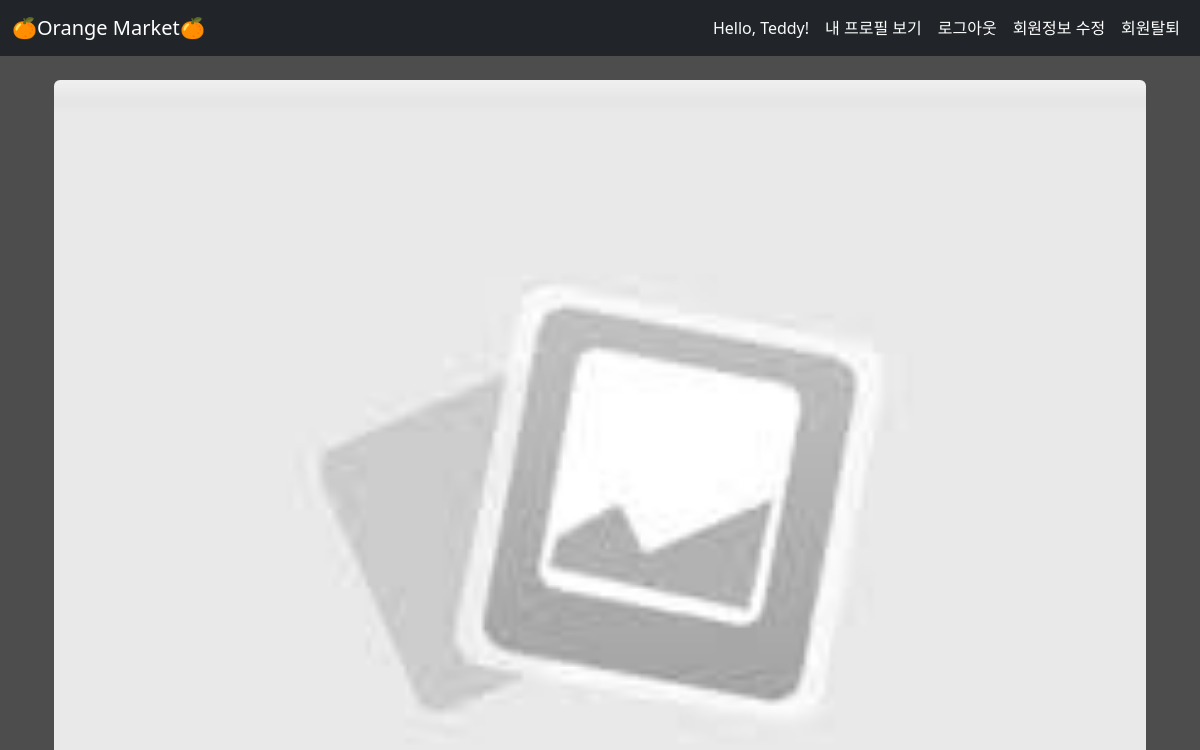
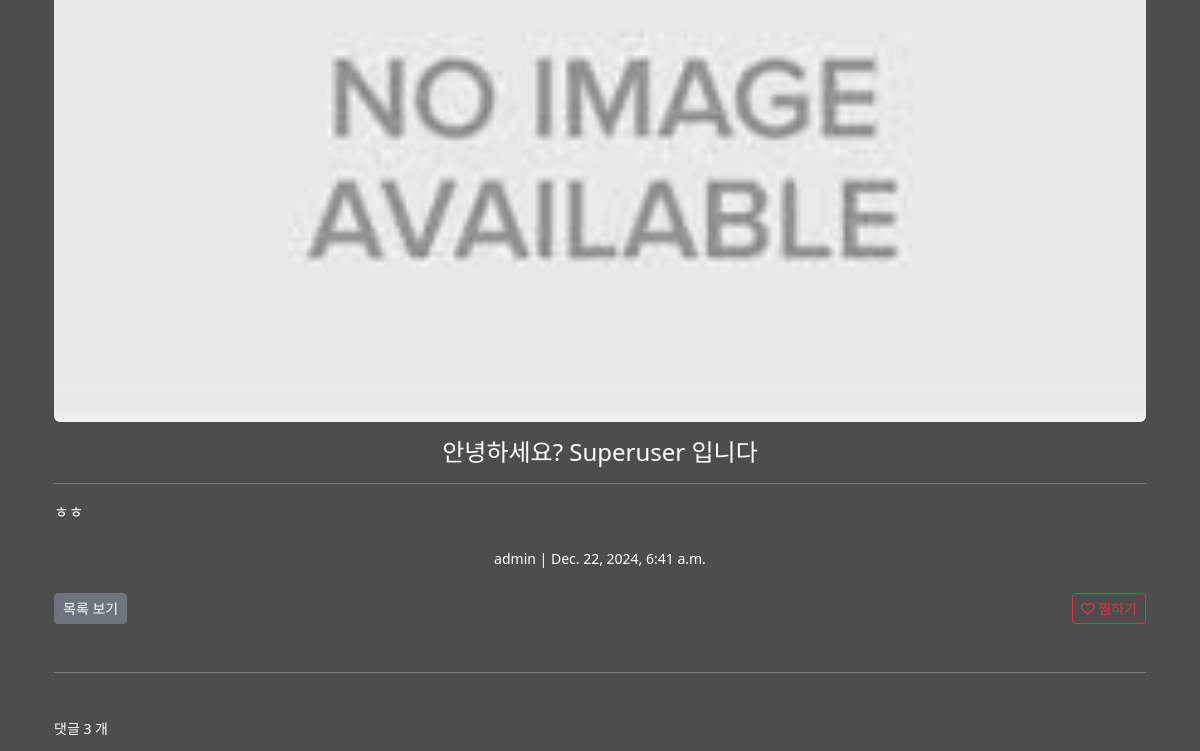
The page /articles/2/ (signed in, upper part) on the database as committed earlier (2 pictures, top to bottom).
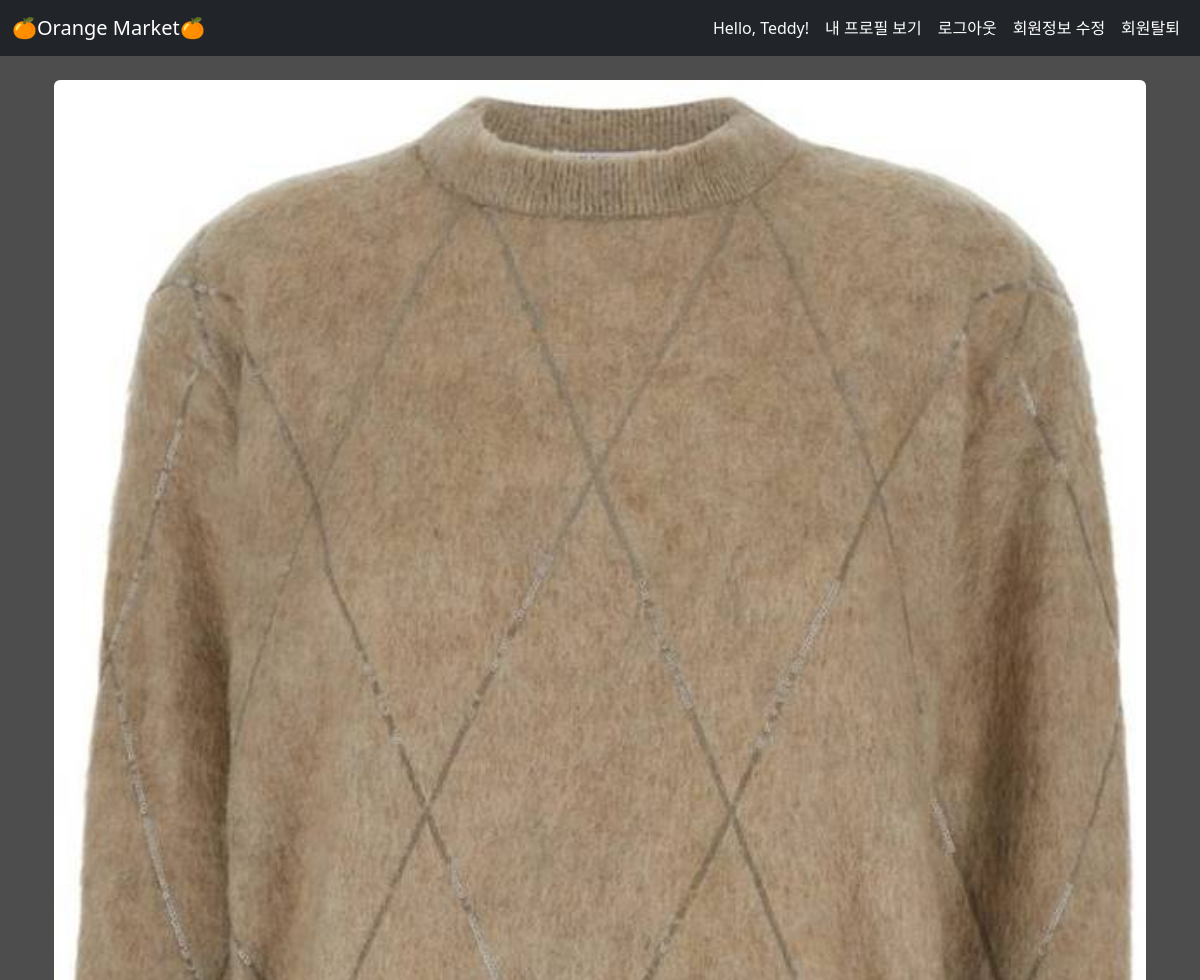
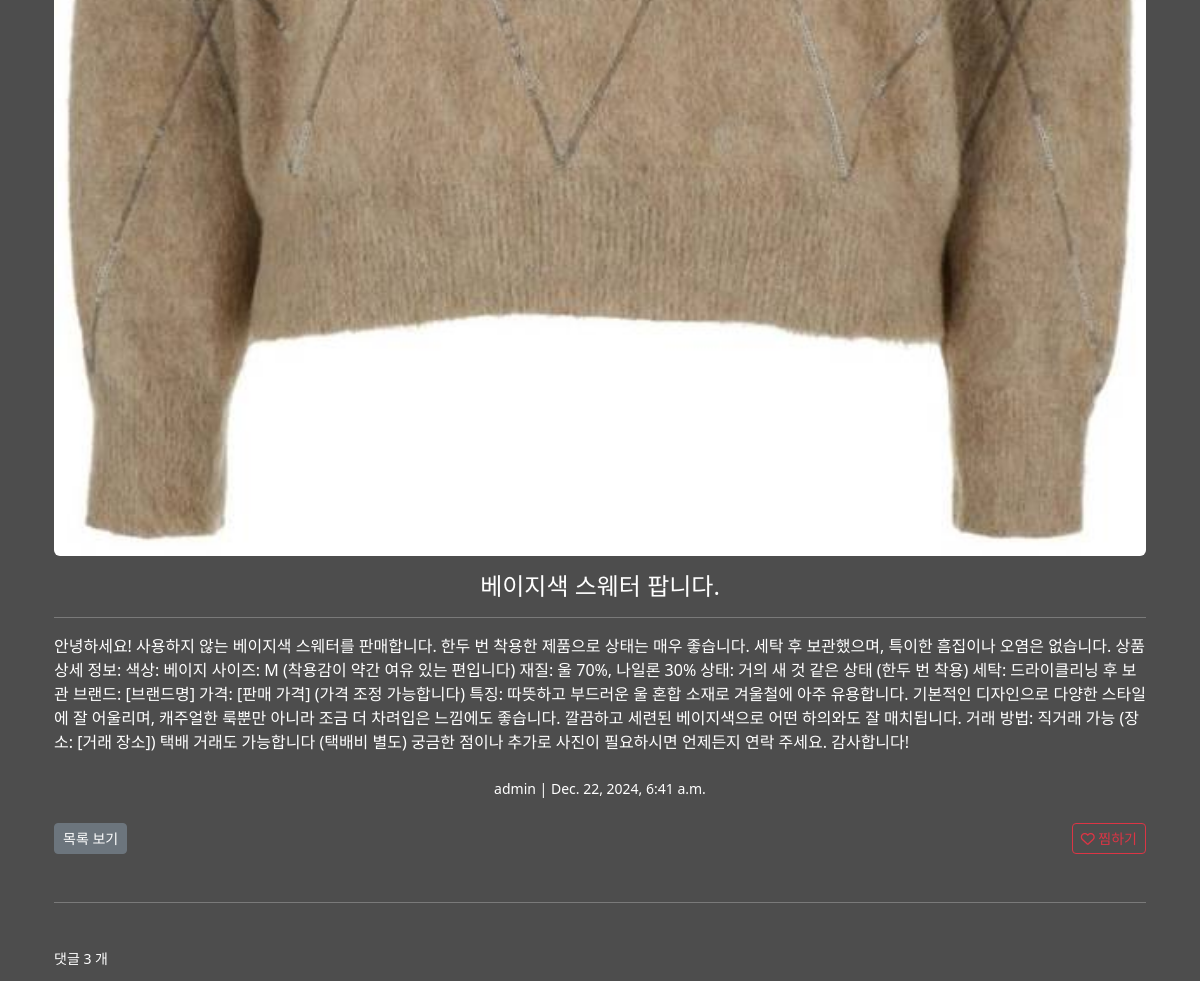
The same page on the database as committed later (2 pictures, top to bottom).
### articles/models.py (models this page shows, shortened)
class Article(models.Model):
    title = models.CharField(max_length=50)
    content = models.TextField()
    created_at = models.DateTimeField(auto_now_add=True)
    updated_at = models.DateTimeField(auto_now=True)
    image = models.ImageField(upload_to='images/', blank=True)
    author = models.ForeignKey(
        settings.AUTH_USER_MODEL,
        on_delete=models.CASCADE,
        related_name="articles"
        )
    like_users = models.ManyToManyField(
        settings.AUTH_USER_MODEL,
        related_name="like_articles"
        )

### accounts/models.py (models this page shows)
class User(AbstractUser):
    followings = models.ManyToManyField('self', symmetrical=False, related_name='followers')

### articles/views.py (the view)
# urls.py: path("<int:pk>/", views.article_detail, name="article_detail"),
def article_detail(request, pk):
    article = get_object_or_404(Article, pk=pk)
    comment_form = CommentForm()
    comments = article.comments.all().order_by("-id")
    total_comments = article.comments.count()
    context = {
        "article" : article,
        "comment_form" : comment_form,
        "comments" : comments,
        "total_comments" : total_comments,
        }
    return render(request, "articles/article_detail.html", context)

### articles/templates/articles/article_detail.html (shortened to what this page needs)
{% extends "base.html" %}
{% load static %}
{% block content %}
    <div class="container mt-4">
        <div class="row">
            <div class="col-md-12 d-flex justify-content-center">
                {% if article.image %}
                    <img src="{{ article.image.url }}" alt="{{ article.image }}" class="img-fluid rounded mb-3" style="width: 1500px; object-fit: cover;">
                {% else %}
                    <img src="{% static 'articles/placeholder.jpg' %}" alt="Placeholder Image" class="img-fluid rounded mb-3" style="width: 1500px; object-fit: cover;">
                {% endif %}
            </div>
        </div>
        <div class="row">
            <div class="col-md-12">
                <h3 class="text-center text-white" style="font-size: 1.5rem;">{{ article.title }}</h3>
                <hr class="border-white">
                <p class="lead text-white" style="font-size: 1rem;">{{ article.content }}</p>
                <a href="{% url 'users:profile' username=article.author.username %}" class="text-muted text-decoration-none">
                    <div class="text-white text-center mt-4">
                        <p class="small">{{ article.author.username }} | {{ article.created_at }}</p>
                    </div>
                </a>
                <div class="d-flex justify-content-between mt-4">
                    <a href="{% url 'articles:articles' %}" class="btn btn-secondary btn-sm">
                        목록 보기
                    </a>
                    <form action="{% url "articles:like" article.pk %}" method="POST" class="d-inline">
                        {% if request.user in article.like_users.all %}
                            <button class="btn btn-danger btn-sm">
                                <i class="fa-solid fa-heart"></i> 찜 삭제
                            </button>
                        {% else %}
                            <button class="btn btn-outline-danger btn-sm">
                                <i class="fa-regular fa-heart"></i> 찜하기
                            </button>
                        {% endif %}
                    </form>
                </div>
            </div>
        </div>
        <hr class="my-5 border-white">
        <h4 class="small text-white">댓글 {{ total_comments }} 개</h4>
    </div>
{% endblock content %}

Rows that differ between the two databases and show on the page:
changed Article "admin": image: picture added; title "안녕하세요? Superuser 입니다" → "베이지색 스웨터 팝니다."; content "ㅎㅎ" → "안녕하세요! 사용하지 않는 베이지색 스웨터를 판매합니다. 한두 번 착용한 제품으로 상태는 매우 좋습니다. 세탁 후 보관했으며, 특이한 흠집이나 오염은 없습니다. 상품 상세 정보: 색상: 베이지 사이즈: M (착용감이 약간 여유 있는 편입니다) 재질: 울 70%, 나일론 30% 상태: 거의 새 것 같은 상태 (한두 번 착용) 세탁: 드라이클리닝 후 보관 브랜드: [브랜드명] 가격: [판매 가격] (가격 조정 가능합니다) 특징: 따뜻하고 부드러운 울 혼합 소재로 겨울철에 아주 유용합니다. 기본적인 디자인으로 다양한 스타일에 잘 어울리며, 캐주얼한 룩뿐만 아니라 조금 더 차려입은 느낌에도 좋습니다. 깔끔하고 세련된 베이지색으로 어떤 하의와도 잘 매치됩니다. 거래 방법: 직거래 가능 (장소: [거래 장소]) 택배 거래도 가능합니다 (택배비 별도) 궁금한 점이나 추가로 사진이 필요하시면 언제든지 연락 주세요. 감사합니다!"
